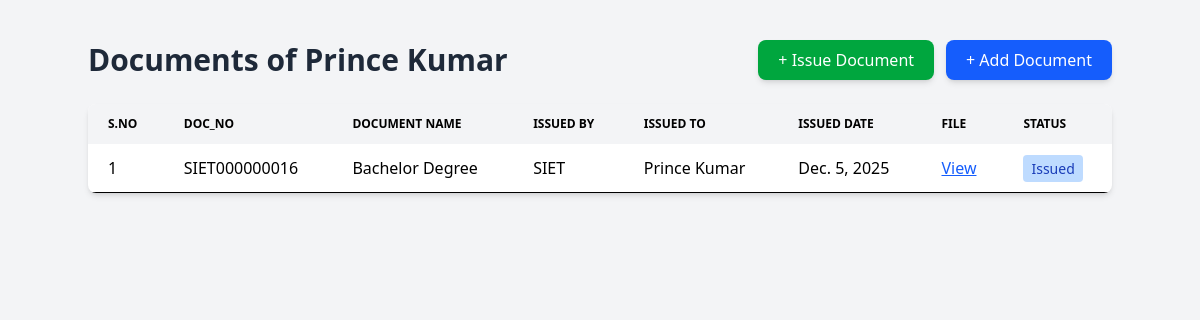
Screenshot of /students/18/docs/upload/ (signed in) with the database file from the repository.
### app/models.py (models this page shows, shortened)
class Student(models.Model):
    college = models.ForeignKey(
        College,
        on_delete=models.CASCADE,
        related_name="students"
    )
    name = models.CharField(max_length=255)
    enroll_no = models.CharField(max_length=100, unique=True)
    course=models.CharField(default='B.Tech')
    dob = models.DateField()
    location = models.CharField(max_length=255)
    email_id = models.EmailField(unique=True)
    class Meta:
        unique_together = ('college', 'enroll_no')

class Document(models.Model):
    STATUS_CHOICES = (
        ("Uploaded", "Uploaded"),
        ("Verified", "Verified"),
        ("Pending", "Pending"),
        ("Fake", "Fake"),
        ("Issued", "Issued"),  # Added Issued status
    )
    student = models.ForeignKey(
        Student,
        on_delete=models.CASCADE,
        related_name="documents"
    )
    college = models.ForeignKey(
        College,
        on_delete=models.CASCADE,
        related_name="documents"
    )
    issued_by_college = models.ForeignKey(
        College,
        on_delete=models.SET_NULL,
        null=True,
        blank=True,
        related_name="issued_documents"
    )
    doc_no = models.CharField(max_length=50)
    doc_id = models.CharField(max_length=100)
    document_name = models.CharField(max_length=255)
    issued_to = models.CharField(max_length=255)
    issued_date = models.DateField()
    file = models.FileField(upload_to='documents/')
    status = models.CharField(
        max_length=20,
        choices=STATUS_CHOICES,
        default="Uploaded"
    )

class College(models.Model):
    user = models.OneToOneField(User, on_delete=models.CASCADE, null=True, blank=True)
    college_name = models.CharField(max_length=255, unique=True, default="Unknown College")
    college_id = models.CharField(max_length=100, unique=True, null=True, blank=True)
    college_location = models.CharField(max_length=255, null=True, blank=True)
    estab_year = models.PositiveIntegerField(null=True, blank=True)
    college_email = models.EmailField(unique=True, null=True, blank=True)
    college_photo = models.ImageField(upload_to='college_photos/', null=True, blank=True)
    bgimage = models.ImageField(upload_to='college_bg/', null=True, blank=True)
    description = models.TextField(null=True, blank=True)
    contact1 = models.CharField(max_length=20, null=True, blank=True)
    contact2 = models.CharField(max_length=20, null=True, blank=True)
    contact3 = models.CharField(max_length=20, null=True, blank=True)
    Aimage1 = models.ImageField(upload_to='achievements/', null=True, blank=True)
    Atext1 = models.CharField(max_length=255, null=True, blank=True)
    Aimage2 = models.ImageField(upload_to='achievements/', null=True, blank=True)
    Atext2 = models.CharField(max_length=255, null=True, blank=True)
    Aimage3 = models.ImageField(upload_to='achievements/', null=True, blank=True)
    Atext3 = models.CharField(max_length=255, null=True, blank=True)
    Advimage = models.ImageField(upload_to='advantages/', null=True, blank=True)
    Advtext = models.CharField(max_length=255, null=True, blank=True)
    awardtext = models.CharField(max_length=255, null=True, blank=True)
    p_detail1 = models.CharField(max_length=255, null=True, blank=True)
    p_detail2 = models.CharField(max_length=255, null=True, blank=True)

### app/views.py (the view)
# urls.py: path('students/<int:id>/docs/upload/', views.upload_document, name='upload_document'),
@login_required
def upload_document(request, id):
    student = get_object_or_404(Student, id=id)
    college = College.objects.get(user=request.user)
    if request.method == "POST":
        print("📌 POST DATA:", request.POST)          # DEBUG
        print("📌 FILES:", request.FILES)
        form = UploadDocumentForm(request.POST, request.FILES)
        print("📌 Form Errors Before Validating:", form.errors)
        if form.is_valid():
            doc = form.save(commit=False)
            doc.student = student
            doc.college = college
            doc.issued_to = student.name
            issued_by_name = form.cleaned_data.get("issued_by")
            if issued_by_name:
                issuing_college = College.objects.filter(
                    college_name__iexact=issued_by_name
                ).first()
                doc.issued_by_college = issuing_college
            else:
                doc.issued_by_college = college
            doc.save()
            return redirect('view_documents', id=id)
    else:
        form = UploadDocumentForm()
    documents = Document.objects.filter(student=student).order_by("-issued_date")
    return render(request, "docs.html", {
        "student": student,
        "documents": documents,
        "add_form": form,
        "issue_form": IssueDocumentForm(),
    })

### templates/docs.html (shortened to what this page needs)
{% load tailwind_tags %} {% load static %}
<!DOCTYPE html>
<html lang="en">
  <head>
    {% tailwind_css %}
  </head>
  <body class="bg-gray-100 p-10">
    <div class="max-w-5xl mx-auto">
      <div class="flex justify-between items-center mb-6">
        <h1 class="text-3xl font-bold text-gray-800">
          Documents of {{ student.name }}
        </h1>
        <div class="flex gap-3">
          <button
            onclick="document.getElementById('issueModal').showModal()"
            class="bg-green-600 hover:bg-green-700 text-white px-5 py-2 rounded-lg shadow-md"
          >
            + Issue Document
          </button>
          <button
            onclick="document.getElementById('addModal').showModal()"
            class="bg-blue-600 hover:bg-blue-700 text-white px-5 py-2 rounded-lg shadow-md"
          >
            + Add Document
          </button>
        </div>
      </div>
      <div class="bg-white shadow-md rounded-lg overflow-hidden mb-10">
        <table class="min-w-full leading-normal">
          <thead>
            <tr>
              <th
                class="px-5 py-3 bg-gray-100 text-left text-xs font-semibold uppercase"
              >
                S.No
              </th>
              <th
                class="px-5 py-3 bg-gray-100 text-left text-xs font-semibold uppercase"
              >
                Doc_No
              </th>
              <th
                class="px-5 py-3 bg-gray-100 text-left text-xs font-semibold uppercase"
              >
                Document Name
              </th>
              <th
                class="px-5 py-3 bg-gray-100 text-left text-xs font-semibold uppercase"
              >
                Issued By
              </th>
              <th
                class="px-5 py-3 bg-gray-100 text-left text-xs font-semibold uppercase"
              >
                Issued To
              </th>
              <th
                class="px-5 py-3 bg-gray-100 text-left text-xs font-semibold uppercase"
              >
                Issued Date
              </th>
              <th
                class="px-5 py-3 bg-gray-100 text-left text-xs font-semibold uppercase"
              >
                File
              </th>
              <th
                class="px-5 py-3 bg-gray-100 text-left text-xs font-semibold uppercase"
              >
                Status
              </th>
            </tr>
          </thead>
          <tbody>
            {% for doc in documents %}
            <tr class="hover:bg-gray-50">
              <td class="px-5 py-3 border-b">{{ forloop.counter }}</td>
              <td class="px-5 py-3 border-b font-medium">{{ doc.doc_no }}</td>
              <td class="px-5 py-3 border-b font-medium">
                {{ doc.document_name }}
              </td>
              <td class="px-5 py-3 border-b">
                {{ doc.issued_by_college.college_name|default:"Not Available" }}
              </td>
              <td class="px-5 py-3 border-b">{{ doc.issued_to }}</td>
              <td class="px-5 py-3 border-b">{{ doc.issued_date }}</td>
              <td class="px-5 py-3 border-b">
                {% if doc.file %}
                <a
                  href="{{ doc.file.url }}"
                  target="_blank"
                  class="text-blue-600 underline"
                  >View</a
                >
                {% else %} No file uploaded {% endif %}
              </td>
              <td class="px-5 py-3 border-b">
                {% if doc.status == "Verified" %}
                <span
                  class="px-2 py-1 text-sm rounded bg-green-200 text-green-800"
                  >Verified</span
                >
                {% elif doc.status == "Pending" %}
                <span
                  class="px-2 py-1 text-sm rounded bg-yellow-200 text-yellow-800"
                  >Pending</span
                >
                {% elif doc.status == "Fake" %}
                <span class="px-2 py-1 text-sm rounded bg-red-200 text-red-800"
                  >Fake</span
                >
                {% elif doc.status == "Issued" %}
                <span
                  class="px-2 py-1 text-sm rounded bg-blue-200 text-blue-800"
                  >Issued</span
                >
                {% else %}
                <span
                  class="px-2 py-1 text-sm rounded bg-gray-200 text-gray-800"
                  >{{ doc.status }}</span
                >
                {% endif %}
              </td>
            </tr>
            {% empty %}
            <tr>
              <td colspan="8" class="text-center py-6 text-gray-500">
                No documents uploaded yet.
              </td>
            </tr>
            {% endfor %}
          </tbody>
        </table>
      </div>
    </div>
  </body>
</html>

### rows the page displays
Student: name "Prince Kumar"
Document: doc_no "SIET000000016", document_name "Bachelor Degree", issued_by_college.college_name "SIET", issued_to "Prince Kumar", issued_date "Dec. 5, 2025", status "Issued"
